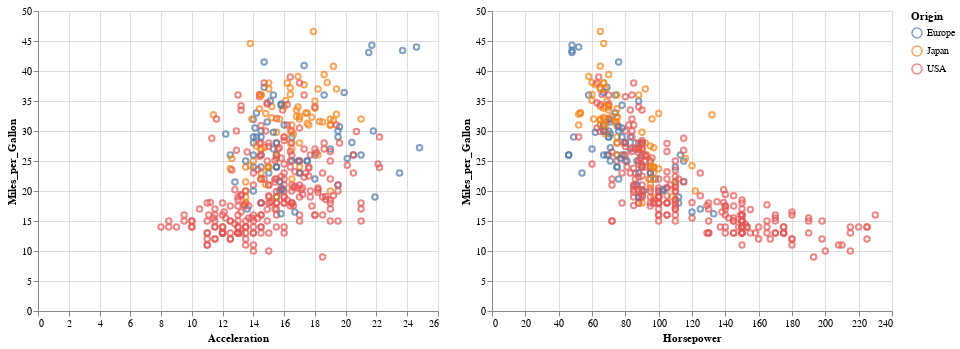

Notebook cell for this chart:
### Code cell
# load an example dataset
from vega_datasets import data
cars = data.cars()

import altair as alt

interval = alt.selection_interval()

base = alt.Chart(cars).mark_point().encode(
  y='Miles_per_Gallon',
  color=alt.condition(interval, 'Origin', alt.value('lightgray'))
).properties(
  selection=interval
)

base.encode(x='Acceleration') | base.encode(x='Horsepower')

### Figure 1 — Vega-Lite specification as saved in the notebook (floating-point values rounded to 4 significant figures; data arrays with more than 128 entries replaced by an {"elided": "..."} marker saying what was removed)
{"config": {"view": {"continuousWidth": 400, "continuousHeight": 300}}, "hconcat": [{"mark": "point", "encoding": {"color": {"condition": {"type": "nominal", "field": "Origin", "selection": "selector001"}, "value": "lightgray"}, "x": {"type": "quantitative", "field": "Acceleration"}, "y": {"type": "quantitative", "field": "Miles_per_Gallon"}}, "selection": {"selector001": {"type": "interval"}}}, {"mark": "point", "encoding": {"color": {"condition": {"type": "nominal", "field": "Origin", "selection": "selector001"}, "value": "lightgray"}, "x": {"type": "quantitative", "field": "Horsepower"}, "y": {"type": "quantitative", "field": "Miles_per_Gallon"}}, "selection": {"selector001": {"type": "interval"}}}], "data": {"name": "data-f02450ab61490a1363517a0190416235"}, "$schema": "https://vega.github.io/schema/vega-lite/v4.0.2.json", "datasets": {"data-f02450ab61490a1363517a0190416235": {"elided": "406 records"}}}
